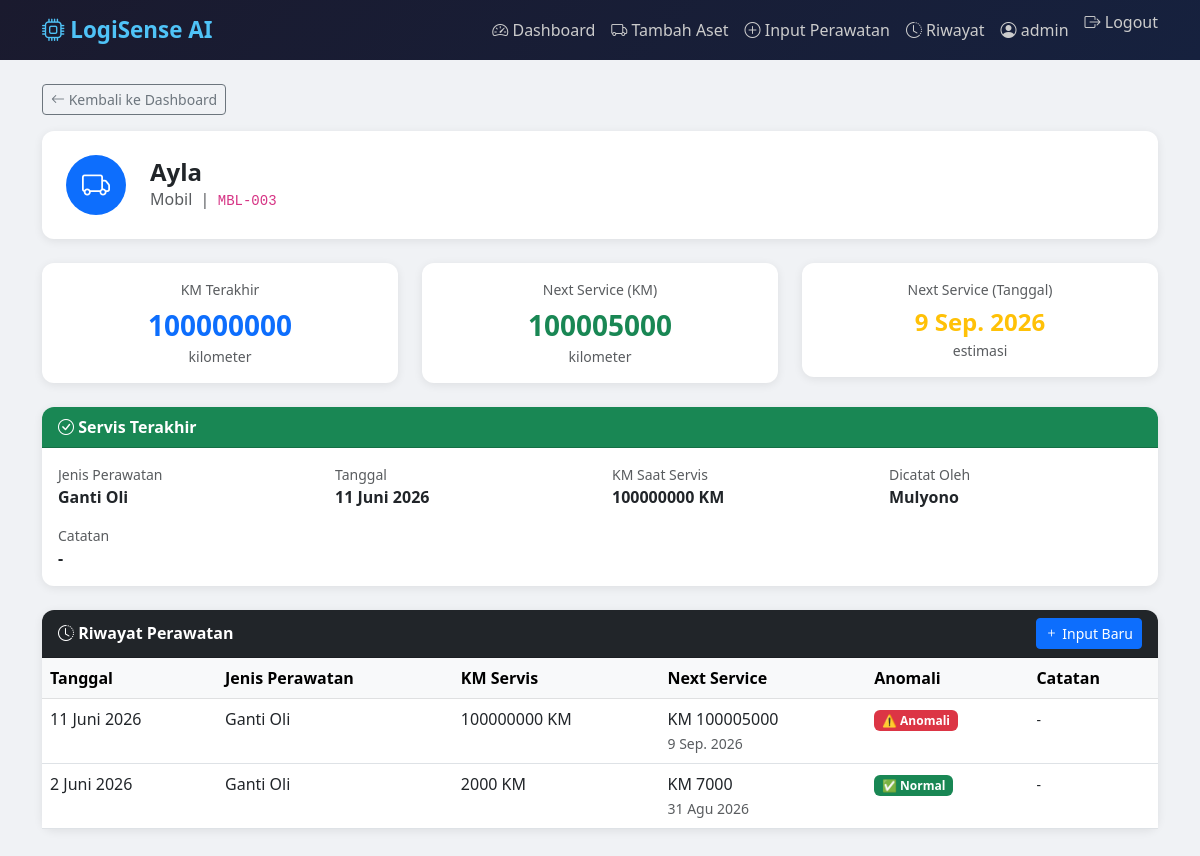
The page /aset/MBL-003/ (signed in) on the database its author committed.
### maintenance/models.py (models this page shows, shortened)
class Aset(models.Model):
    user = models.ForeignKey(User, on_delete=models.CASCADE, null=True, blank=True)
    kode_aset = models.CharField(max_length=20, unique=True)
    nama_kendaraan = models.CharField(max_length=100)
    jenis = models.CharField(max_length=50)  # Truk, Alat Berat, dll
    km_terakhir = models.IntegerField(default=0)

class Perawatan(models.Model):
    JENIS_CHOICES = [
        ('ganti_oli', 'Ganti Oli'),
        ('servis_rutin', 'Servis Rutin'),
        ('ganti_ban', 'Ganti Ban'),
        ('servis_besar', 'Servis Besar'),
        ('lainnya', 'Lainnya'),
    ]
    aset = models.ForeignKey(Aset, on_delete=models.CASCADE)
    jenis_perawatan = models.CharField(max_length=50, choices=JENIS_CHOICES)
    tanggal = models.DateField()
    km_saat_servis = models.IntegerField()
    catatan = models.TextField(blank=True)
    dicatat_oleh = models.CharField(max_length=100)
    next_service_km = models.IntegerField(null=True, blank=True)
    next_service_tanggal = models.DateField(null=True, blank=True)
    is_anomali = models.BooleanField(default=False)
    pesan_anomali = models.TextField(blank=True)
    created_at = models.DateTimeField(auto_now_add=True)
    class Meta:
        ordering = ['-tanggal']

### maintenance/views.py (the view)
# urls.py: path('aset/<str:kode_aset>/', views.detail_aset, name='detail_aset'),
@login_required
def detail_aset(request, kode_aset):
    aset = get_object_or_404(Aset, kode_aset=kode_aset, user=request.user)
    perawatan_list = Perawatan.objects.filter(aset=aset)
    perawatan_terakhir = perawatan_list.first()
    status, pesan_status = cek_status_kendaraan(perawatan_terakhir)
    context = {
        'aset': aset,
        'perawatan_list': perawatan_list,
        'perawatan_terakhir': perawatan_terakhir,
        'status': status,
        'pesan_status': pesan_status,
    }
    return render(request, 'maintenance/detail_aset.html', context)

### maintenance/logic.py (called while the page is built)
def cek_status_kendaraan(perawatan_terakhir):
    if not perawatan_terakhir:
        return 'unknown', 'Belum ada data perawatan'
    hari_tersisa = (perawatan_terakhir.next_service_tanggal - date.today()).days
    if hari_tersisa < 0:
        return 'overdue', f'Terlambat {abs(hari_tersisa)} hari!'
    elif hari_tersisa <= 14:
        return 'warning', f'Servis dalam {hari_tersisa} hari lagi'
    else:
        return 'ok', f'Servis berikutnya {hari_tersisa} hari lagi'

### maintenance/templates/maintenance/detail_aset.html (shortened to what this page needs)
{% extends 'maintenance/base.html' %}
{% block content %}
<div class="row mb-4">
    <div class="col-12">
        <a href="{% url 'dashboard' %}" class="btn btn-outline-secondary btn-sm mb-3">
            <i class="bi bi-arrow-left"></i> Kembali ke Dashboard
        </a>
        <div class="card p-4">
            <div class="row align-items-center">
                <div class="col-auto">
                    <div class="bg-primary rounded-circle d-flex align-items-center justify-content-center"
                         style="width:60px;height:60px">
                        <i class="bi bi-truck text-white fs-3"></i>
                    </div>
                </div>
                <div class="col">
                    <h4 class="fw-bold mb-0">{{ aset.nama_kendaraan }}</h4>
                    <span class="text-muted">{{ aset.jenis }} &nbsp;|&nbsp;</span>
                    <code>{{ aset.kode_aset }}</code>
                </div>
                <div class="col-auto">
                    <span class="badge bg-{{ status }} fs-6 px-3 py-2">
                    </span>
                </div>
            </div>
        </div>
    </div>
</div>
<div class="row mb-4">
    <div class="col-md-4">
        <div class="card p-3 text-center">
            <div class="text-muted small mb-1">KM Terakhir</div>
            <div class="fs-3 fw-bold text-primary">{{ aset.km_terakhir|floatformat:0 }}</div>
            <div class="text-muted small">kilometer</div>
        </div>
    </div>
    <div class="col-md-4">
        <div class="card p-3 text-center">
            <div class="text-muted small mb-1">Next Service (KM)</div>
            <div class="fs-3 fw-bold text-success">
                {% if perawatan_terakhir %}
                    {{ perawatan_terakhir.next_service_km|floatformat:0 }}
                {% else %}
                    -
                {% endif %}
            </div>
            <div class="text-muted small">kilometer</div>
        </div>
    </div>
    <div class="col-md-4">
        <div class="card p-3 text-center">
            <div class="text-muted small mb-1">Next Service (Tanggal)</div>
            <div class="fs-4 fw-bold text-warning">
                {% if perawatan_terakhir %}
                    {{ perawatan_terakhir.next_service_tanggal }}
                {% else %}
                    -
                {% endif %}
            </div>
            <div class="text-muted small">estimasi</div>
        </div>
    </div>
</div>
{% if perawatan_terakhir %}
<div class="card mb-4">
    <div class="card-header bg-success text-white">
        <i class="bi bi-check-circle"></i> Servis Terakhir
    </div>
    <div class="card-body">
        <div class="row">
            <div class="col-md-3">
                <div class="text-muted small">Jenis Perawatan</div>
                <div class="fw-semibold">{{ perawatan_terakhir.get_jenis_perawatan_display }}</div>
            </div>
            <div class="col-md-3">
                <div class="text-muted small">Tanggal</div>
                <div class="fw-semibold">{{ perawatan_terakhir.tanggal }}</div>
            </div>
            <div class="col-md-3">
                <div class="text-muted small">KM Saat Servis</div>
                <div class="fw-semibold">{{ perawatan_terakhir.km_saat_servis }} KM</div>
            </div>
            <div class="col-md-3">
                <div class="text-muted small">Dicatat Oleh</div>
                <div class="fw-semibold">{{ perawatan_terakhir.dicatat_oleh }}</div>
            </div>
        </div>
        {% if perawatan_terakhir.catatan %}
        <div class="mt-3">
            <div class="text-muted small">Catatan</div>
            <div class="fw-semibold">{{ perawatan_terakhir.catatan }}</div>
        </div>
        {% endif %}
    </div>
</div>
{% endif %}
<div class="card">
    <div class="card-header bg-dark text-white d-flex justify-content-between align-items-center">
        <span><i class="bi bi-clock-history"></i> Riwayat Perawatan</span>
        <a href="{% url 'input_perawatan' %}" class="btn btn-sm btn-primary">
            <i class="bi bi-plus"></i> Input Baru
        </a>
    </div>
    <div class="card-body p-0">
        <table class="table table-hover mb-0">
            <thead class="table-light">
                <tr>
                    <th>Tanggal</th>
                    <th>Jenis Perawatan</th>
                    <th>KM Servis</th>
                    <th>Next Service</th>
                    <th>Anomali</th>
                    <th>Catatan</th>
                </tr>
            </thead>
            <tbody>
                {% for p in perawatan_list %}
                <tr>
                    <td>{{ p.tanggal }}</td>
                    <td>{{ p.get_jenis_perawatan_display }}</td>
                    <td>{{ p.km_saat_servis }} KM</td>
                    <td>
                        KM {{ p.next_service_km }}<br>
                        <small class="text-muted">{{ p.next_service_tanggal }}</small>
                    </td>
                    <td>
                        {% if p.is_anomali %}
                            <span class="badge bg-danger"
                                  data-bs-toggle="tooltip"
                                  title="{{ p.pesan_anomali }}">
                                ⚠️ Anomali
                            </span>
                        {% else %}
                            <span class="badge bg-success">✅ Normal</span>
                        {% endif %}
                    </td>
                    <td>
                        <small>{{ p.catatan|default:"-" }}</small>
                    </td>
                </tr>
                {% empty %}
                <tr>
                    <td colspan="6" class="text-center text-muted py-4">
                        Belum ada riwayat perawatan untuk kendaraan ini.
                    </td>
                </tr>
                {% endfor %}
            </tbody>
        </table>
    </div>
</div>
{% endblock %}

### maintenance/templates/maintenance/base.html (shortened to what this page needs)
<!DOCTYPE html>
<html lang="id">
<head>
    <link href="https://cdn.jsdelivr.net/npm/bootstrap@5.3.0/dist/css/bootstrap.min.css" rel="stylesheet">
    <link href="https://cdn.jsdelivr.net/npm/bootstrap-icons@1.10.0/font/bootstrap-icons.css" rel="stylesheet">
</head>
<body>
<nav class="navbar navbar-expand-lg mb-4">
    <div class="container">
        <a class="navbar-brand" href="{% url 'dashboard' %}">
            <i class="bi bi-cpu"></i> LogiSense AI
        </a>
        <div class="navbar-nav ms-auto">
            <a class="nav-link" href="{% url 'dashboard' %}">
                <i class="bi bi-speedometer2"></i> Dashboard
            </a>
            <a class="nav-link" href="{% url 'tambah_aset' %}">
                <i class="bi bi-truck"></i> Tambah Aset
            </a>
            <a class="nav-link" href="{% url 'input_perawatan' %}">
                <i class="bi bi-plus-circle"></i> Input Perawatan
            </a>
            <a class="nav-link" href="{% url 'riwayat' %}">
                <i class="bi bi-clock-history"></i> Riwayat
            </a>
             <span class="nav-link text-muted">
                 <i class="bi bi-person-circle"></i> {{ request.user.username }}
            </span>
            <form method="POST" action="{% url 'logout' %}" class="d-inline">
                <button type="submit" class="nav-link text-danger btn btn-link p-0 ms-2" style="text-decoration:none;">
                    <i class="bi bi-box-arrow-right"></i> Logout
                </button>
            </form>
        </div>
    </div>
</nav>
<div class="container pb-5">
    {% block content %}{% endblock %}
</div>
</body>
</html>

### maintenance/templates/maintenance/base.html (style rules this page uses)
body { background-color: #f0f2f5; }
.navbar { background: linear-gradient(135deg, #1a1a2e, #16213e); }
.navbar-brand { font-weight: 700; font-size: 1.4rem; color: #4fc3f7 !important; }
.nav-link { color: #ccc !important; }
.card { border: none; border-radius: 12px; box-shadow: 0 2px 10px rgba(0,0,0,0.08); }
.card-header { border-radius: 12px 12px 0 0 !important; font-weight: 600; }

### rows shown on the page
Aset: nama_kendaraan "Ayla", jenis "Mobil", kode_aset "MBL-003", km_terakhir "100000000"
Perawatan: next_service_km "100005000", next_service_tanggal "9 Sep. 2026", jenis_perawatan "Ganti Oli", tanggal "11 Juni 2026", km_saat_servis "100000000", dicatat_oleh "Mulyono", catatan "-"
Perawatan: tanggal "2 Juni 2026", jenis_perawatan "Ganti Oli", km_saat_servis "2000", next_service_km "7000", next_service_tanggal "31 Agu 2026", is_anomali "✅ Normal", catatan "-"

### other values the page prints
{{ request.user.username }} "admin"
